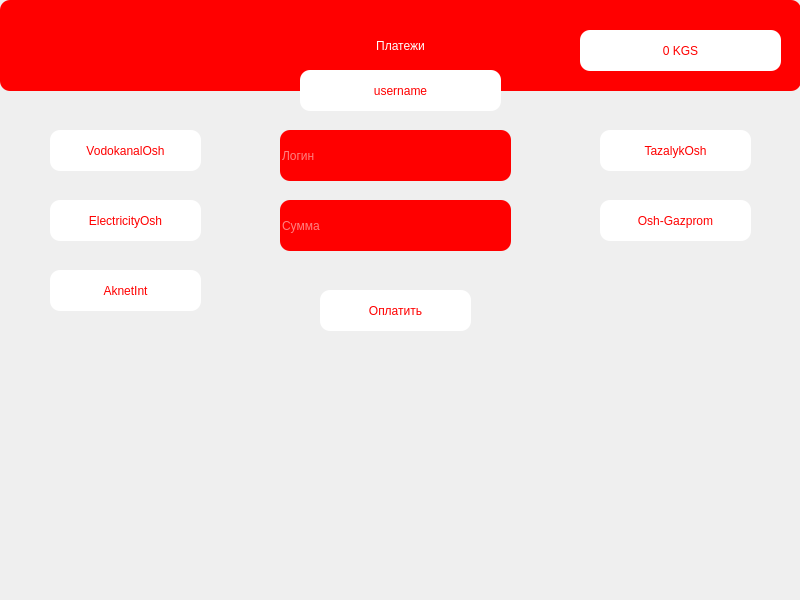
<?xml version="1.0" encoding="UTF-8"?>
<ui version="4.0">
 <class>Form</class>
 <widget class="QWidget" name="Form">
  <property name="geometry">
   <rect>
    <x>0</x>
    <y>0</y>
    <width>800</width>
    <height>600</height>
   </rect>
  </property>
  <property name="windowTitle">
   <string>Form</string>
  </property>
  <widget class="QLabel" name="label">
   <property name="geometry">
    <rect>
     <x>0</x>
     <y>0</y>
     <width>801</width>
     <height>91</height>
    </rect>
   </property>
   <property name="styleSheet">
    <string notr="true">font: 17pt &quot;Yu Gothic UI Semibold&quot;;
color: white;
background-color: red;
border-radius: 10px;</string>
   </property>
   <property name="text">
    <string>Платежи</string>
   </property>
   <property name="alignment">
    <set>Qt::AlignCenter</set>
   </property>
  </widget>
  <widget class="QLabel" name="username">
   <property name="geometry">
    <rect>
     <x>300</x>
     <y>70</y>
     <width>201</width>
     <height>41</height>
    </rect>
   </property>
   <property name="styleSheet">
    <string notr="true">font: 14pt &quot;Yu Gothic UI Semibold&quot;;
color: red;
background-color: white;
border-radius: 10px;</string>
   </property>
   <property name="text">
    <string>username</string>
   </property>
   <property name="alignment">
    <set>Qt::AlignCenter</set>
   </property>
  </widget>
  <widget class="QLabel" name="balance">
   <property name="geometry">
    <rect>
     <x>580</x>
     <y>30</y>
     <width>201</width>
     <height>41</height>
    </rect>
   </property>
   <property name="styleSheet">
    <string notr="true">font: 14pt &quot;Yu Gothic UI Semibold&quot;;
color: red;
background-color: white;
border-radius: 10px;</string>
   </property>
   <property name="text">
    <string>0 KGS</string>
   </property>
   <property name="alignment">
    <set>Qt::AlignCenter</set>
   </property>
  </widget>
  <widget class="QPushButton" name="make">
   <property name="geometry">
    <rect>
     <x>50</x>
     <y>130</y>
     <width>151</width>
     <height>41</height>
    </rect>
   </property>
   <property name="styleSheet">
    <string notr="true">font: 14pt &quot;Yu Gothic UI Semibold&quot;;
color: red;
background-color: white;
border-radius: 10px;</string>
   </property>
   <property name="text">
    <string>VodokanalOsh</string>
   </property>
  </widget>
  <widget class="QPushButton" name="make_2">
   <property name="geometry">
    <rect>
     <x>50</x>
     <y>200</y>
     <width>151</width>
     <height>41</height>
    </rect>
   </property>
   <property name="styleSheet">
    <string notr="true">font: 14pt &quot;Yu Gothic UI Semibold&quot;;
color: red;
background-color: white;
border-radius: 10px;</string>
   </property>
   <property name="text">
    <string>ElectricityOsh</string>
   </property>
  </widget>
  <widget class="QLineEdit" name="input_login">
   <property name="geometry">
    <rect>
     <x>280</x>
     <y>130</y>
     <width>231</width>
     <height>51</height>
    </rect>
   </property>
   <property name="styleSheet">
    <string notr="true">font: 17pt &quot;Yu Gothic UI Semibold&quot;;
color: white;
background-color: red;
border-radius: 10px;</string>
   </property>
   <property name="placeholderText">
    <string>Логин</string>
   </property>
  </widget>
  <widget class="QLineEdit" name="amount">
   <property name="geometry">
    <rect>
     <x>280</x>
     <y>200</y>
     <width>231</width>
     <height>51</height>
    </rect>
   </property>
   <property name="styleSheet">
    <string notr="true">font: 17pt &quot;Yu Gothic UI Semibold&quot;;
color: white;
background-color: red;
border-radius: 10px;</string>
   </property>
   <property name="placeholderText">
    <string>Сумма</string>
   </property>
  </widget>
  <widget class="QPushButton" name="make_4">
   <property name="geometry">
    <rect>
     <x>600</x>
     <y>130</y>
     <width>151</width>
     <height>41</height>
    </rect>
   </property>
   <property name="styleSheet">
    <string notr="true">font: 14pt &quot;Yu Gothic UI Semibold&quot;;
color: red;
background-color: white;
border-radius: 10px;</string>
   </property>
   <property name="text">
    <string>TazalykOsh</string>
   </property>
  </widget>
  <widget class="QPushButton" name="make_3">
   <property name="geometry">
    <rect>
     <x>600</x>
     <y>200</y>
     <width>151</width>
     <height>41</height>
    </rect>
   </property>
   <property name="styleSheet">
    <string notr="true">font: 14pt &quot;Yu Gothic UI Semibold&quot;;
color: red;
background-color: white;
border-radius: 10px;</string>
   </property>
   <property name="text">
    <string>Osh-Gazprom</string>
   </property>
  </widget>
  <widget class="QPushButton" name="send">
   <property name="geometry">
    <rect>
     <x>320</x>
     <y>290</y>
     <width>151</width>
     <height>41</height>
    </rect>
   </property>
   <property name="styleSheet">
    <string notr="true">font: 14pt &quot;Yu Gothic UI Semibold&quot;;
color: red;
background-color: white;
border-radius: 10px;</string>
   </property>
   <property name="text">
    <string>Оплатить</string>
   </property>
  </widget>
  <widget class="QPushButton" name="make_5">
   <property name="geometry">
    <rect>
     <x>50</x>
     <y>270</y>
     <width>151</width>
     <height>41</height>
    </rect>
   </property>
   <property name="styleSheet">
    <string notr="true">font: 14pt &quot;Yu Gothic UI Semibold&quot;;
color: red;
background-color: white;
border-radius: 10px;</string>
   </property>
   <property name="text">
    <string>AknetInt</string>
   </property>
  </widget>
 </widget>
 <resources/>
 <connections/>
</ui>
